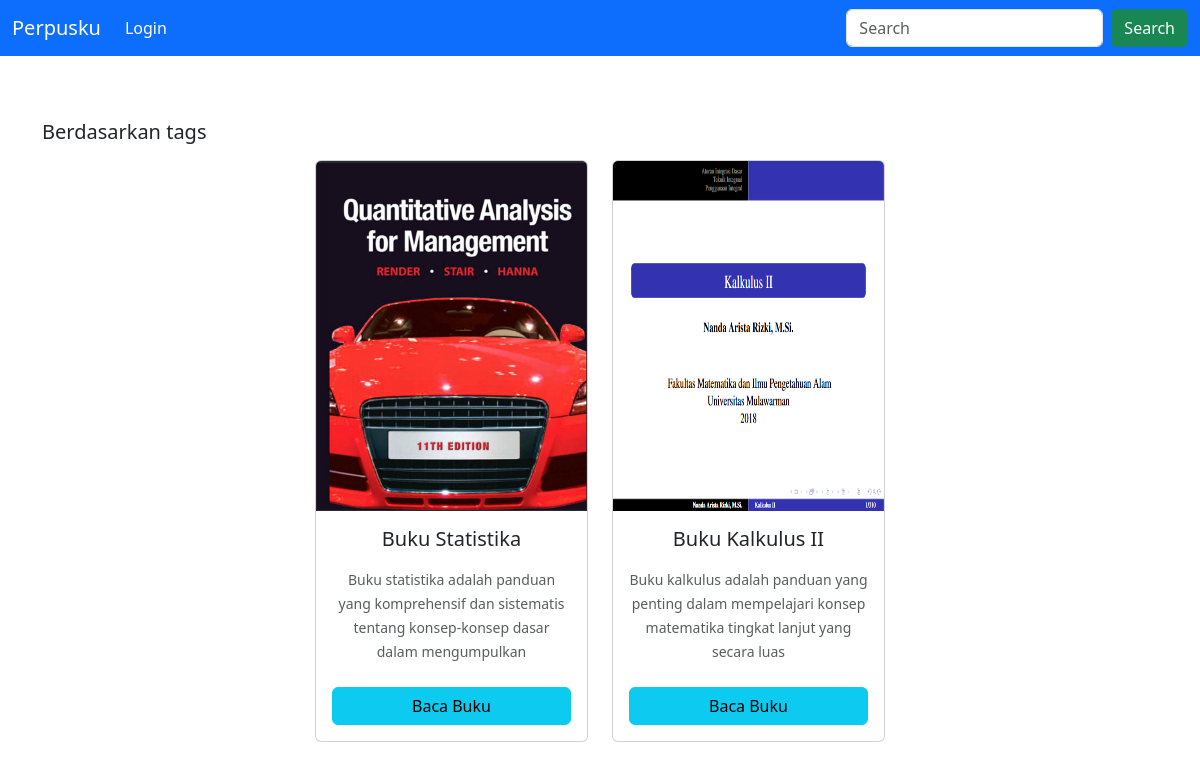
/tags/kuliah, run on an earlier commit of the app's database.
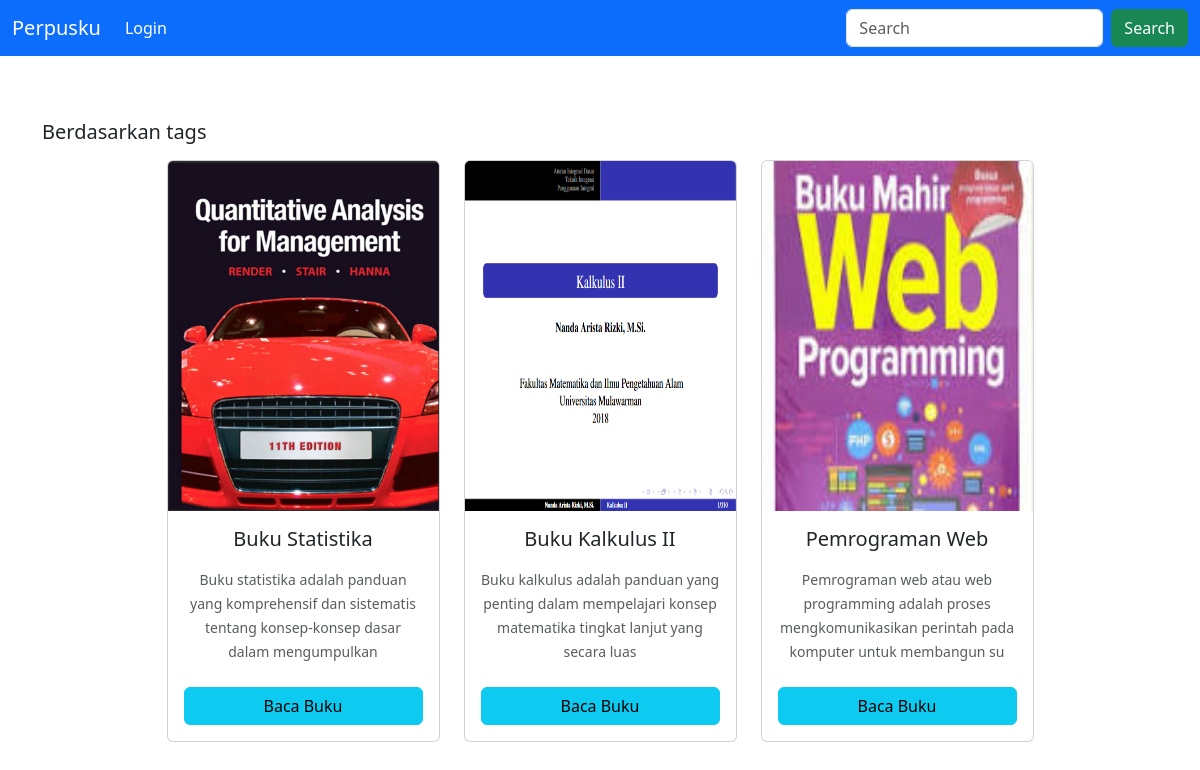
And on a later commit of the database.
### tables this page shows
CREATE TABLE "terbaru" (
	"id"	INTEGER,
	"judul"	TEXT,
	"kategori"	TEXT,
	"deskripsi"	TEXT,
	"pdf"	TEXT,
	"sampul"	TEXT,
	PRIMARY KEY("id" AUTOINCREMENT)
);

### index.py (the view)
@app.route('/tags/<kategori>')
def cari_buku_kategori(kategori):
    buku = semua_buku.tampil_berdasarkan_kategori(kategori)
    return render_template('tags.html', buku=buku)

### index.py (called while the page is built)
@app.teardown_appcontext
def close_db_connection(exception=None):
    db_manager.close_connection()

### konsepOOP.py (called while the page is built)
    def close_connection(self):
        if self.conn:
            self.conn.close()

    def execute_query(self, query):
        cursor = self.conn.cursor()
        cursor.execute(query)
        self.conn.commit()
        return cursor

    def tampil_berdasarkan_kategori(self, kategori):
        query = f"SELECT * FROM terbaru WHERE kategori = '{kategori}'"
        return self.execute_query(query).fetchall()

### templates/tags.html (shortened to what this page needs)
<!DOCTYPE html>
<html lang="en">
  <head>
    <link
      href="https://cdn.jsdelivr.net/npm/bootstrap@5.3.2/dist/css/bootstrap.min.css"
      rel="stylesheet"
    />
  </head>
  <body>
    <nav class="navbar navbar-dark bg-primary navbar-expand-lg fixed-top">
      <div class="container-fluid">
        <a class="navbar-brand" href="">Perpusku</a>
        <div class="collapse navbar-collapse" id="navbarSupportedContent">
          <ul class="navbar-nav me-auto mb-2 mb-lg-0">
            <li class="nav-item">
              <a class="nav-link" href="{{ url_for('login') }}" style="color:white">Login</a>
            </li>
          </ul>
          <form class="d-flex" role="search" method="post">
            <input
              class="form-control me-2"
              type="search"
              placeholder="Search"
              aria-label="Search"
              name="ok"
            />
            <button class="btn btn-success" type="submit">
              Search
            </button>
          </form>
        </div>
      </div>
    </nav>
    <br />
    <br />
    <br />
    <div class="container pt-5">
      <h4 class="blockquote">Berdasarkan tags</h4>
      <div class="container mt-3 d-flex gap-4 flex-wrap flex-row justify-content-center text-center">
        {% for i in buku %}
        <div class="card mb-3 col-3">
          <center>
            <img
              src="/static/img/{{ i[5] }}"
              class="card-img-top"
              alt="gambar"
              style="width: 100%; height: 350px;"
            />
          </center>
          <div class="card-body">
            <h5 class="card-title">{{ i[1]}}</h5>
            <p class="card-text"><small class="text-muted">{{ i[3][:110] }}</small></p>
              <a class="text-decoration-none" href='{{ url_for("baca", id_buku=i[0] ) }}'>
                <button type="button" class="btn btn-info mt-2" style="width: 100%">Baca Buku</button>
              </a>
          </div>
        </div>
        {% endfor %}
      </div>
    </div>
  </body>
</html>

What changed in the data, as far as the page shows it:
added terbaru: sampul (picture), judul "Pemrograman Web", deskripsi "Pemrograman web atau web programming adalah proses mengkomunikasikan perintah pada komputer untuk membangun su"
